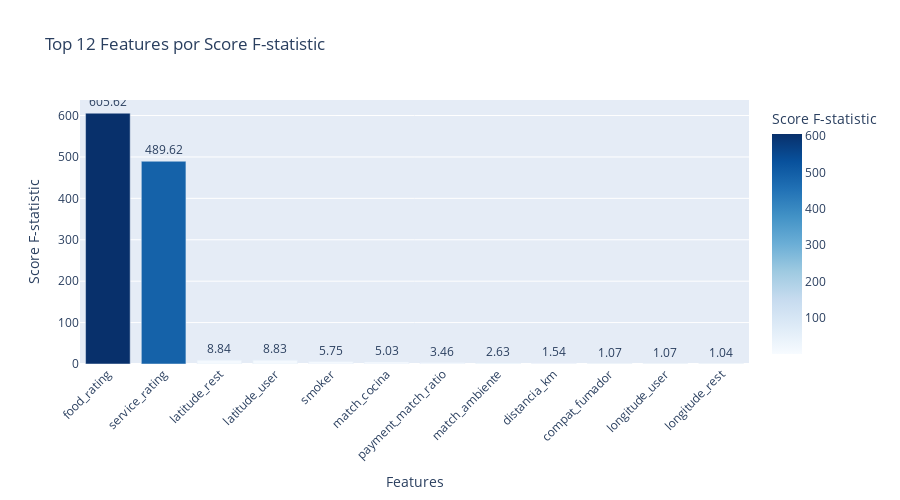

The notebook cell saved with this chart:
### Code cell
# Preparar variables para SelectKBest
X = datos_escalados
y = datos_limpios['rating_category']

# Determinar k dinámicamente
n_features = X.shape[1]
k_optimo = min(10, n_features)  # Seleccionar top 10 o todas si hay menos

print(f"📊 Total de features disponibles: {n_features}")
print(f"📌 Seleccionando top {k_optimo} features\n")

# Usar f_classif porque rating_category es CATEGÓRICO
kb = SelectKBest(k=k_optimo, score_func=f_classif)
kb.fit(X, y)

# Obtener nombres de features seleccionadas
mejores_features = kb.get_feature_names_out()
print(f"✓ Mejores {len(mejores_features)} features seleccionadas:")
print(f"  {list(mejores_features)}\n")

# Crear DataFrame con scores de TODAS las features
scores = pd.DataFrame({
    'feature': X.columns,
    'score': kb.scores_,
    'p_value': kb.pvalues_
}).sort_values(by='score', ascending=False)

print("Top features por score F-statistic:")
print(scores.head(10).to_string(index=False))

# Visualizar scores con plotly
if n_features > 0:
    num_visualizar = min(20, n_features)
    top_scores = scores.head(num_visualizar)
    
    fig = px.bar(
        top_scores,
        x='feature',
        y='score',
        title=f'Top {num_visualizar} Features por Score F-statistic',
        labels={'feature': 'Features', 'score': 'Score F-statistic'},
        color='score',
        color_continuous_scale='blues',
        text='score'
    )
    
    fig.update_layout(
        xaxis_tickangle=-45,
        height=500,
        showlegend=False
    )
    
    fig.update_traces(texttemplate='%{text:.2f}', textposition='outside')
    
    fig.show()

### Figure 1 — Plotly figure (JSON) as saved in the notebook; plotly's stock layout.template omitted (floating-point values rounded to 4 significant figures)
{"data": [{"hovertemplate": "Features=%{x}<br>Score F-statistic=%{marker.color}<extra></extra>", "legendgroup": "", "marker": {"color": [605.6, 489.6, 8.842, 8.828, 5.75, 5.027, 3.456, 2.635, 1.542, 1.07, 1.066, 1.036], "coloraxis": "coloraxis", "pattern": {"shape": ""}}, "name": "", "orientation": "v", "showlegend": false, "text": [605.6, 489.6, 8.842, 8.828, 5.75, 5.027, 3.456, 2.635, 1.542, 1.07, 1.066, 1.036], "textposition": "outside", "texttemplate": "%{text:.2f}", "type": "bar", "x": ["food_rating", "service_rating", "latitude_rest", "latitude_user", "smoker", "match_cocina", "payment_match_ratio", "match_ambiente", "distancia_km", "compat_fumador", "longitude_user", "longitude_rest"], "xaxis": "x", "y": [605.6, 489.6, 8.842, 8.828, 5.75, 5.027, 3.456, 2.635, 1.542, 1.07, 1.066, 1.036], "yaxis": "y"}], "layout": {"barmode": "relative", "coloraxis": {"colorbar": {"title": {"text": "Score F-statistic"}}, "colorscale": [[0, "rgb(247,251,255)"], [0.125, "rgb(222,235,247)"], [0.25, "rgb(198,219,239)"], [0.375, "rgb(158,202,225)"], [0.5, "rgb(107,174,214)"], [0.625, "rgb(66,146,198)"], [0.75, "rgb(33,113,181)"], [0.875, "rgb(8,81,156)"], [1, "rgb(8,48,107)"]]}, "height": 500, "legend": {"tracegroupgap": 0}, "showlegend": false, "title": {"text": "Top 12 Features por Score F-statistic"}, "xaxis": {"anchor": "y", "domain": [0, 1], "tickangle": -45, "title": {"text": "Features"}}, "yaxis": {"anchor": "x", "domain": [0, 1], "title": {"text": "Score F-statistic"}}}}
